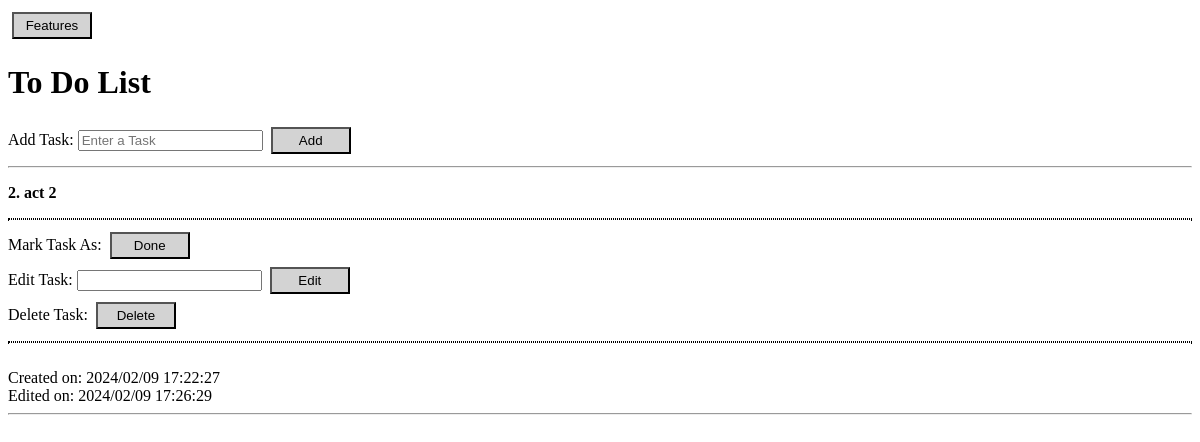
Before: / with the older database file.
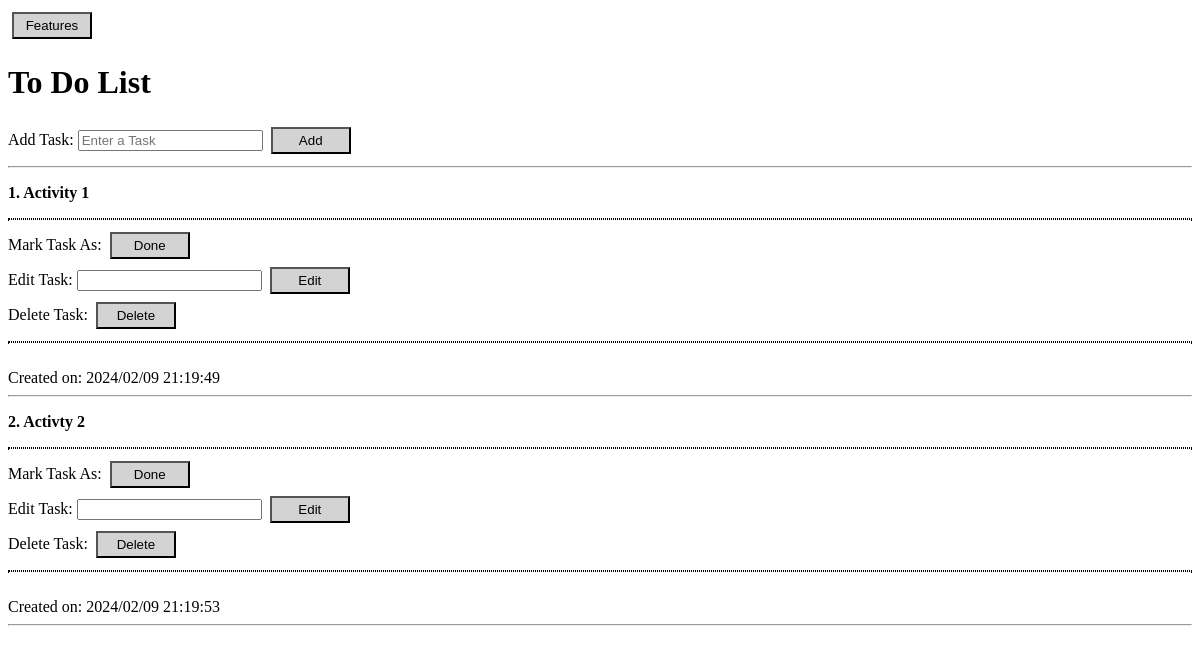
After: the same page with the newer database file.
### website/models.py (models this page shows)
class Todo(db.Model):
    id = db.Column(db.Integer, primary_key = True)
    task = db.Column(db.String(300), unique = True)
    complete = db.Column(db.Boolean, default = False)
    date_created = db.Column(db.DateTime, default=datetime.utcnow)
    date_edited = db.Column(db.DateTime, onupdate=datetime.utcnow)
    date_completed = db.Column(db.DateTime, default=None)

### website/views.py (the view)
@my_view.route("/")
def home():
    try:
        todo_list = Todo.query.all()#
        message_type = request.args.get("message_type", None)
        message = request.args.get("message", None)
        return render_template("page1.html", todo_list=todo_list, message=message, message_type=message_type )
    except:
        message_type = "error"
        message = "An error occurred while loading the home page."
        return render_template("page1.html", message=message, message_type=message_type)

### website/templates/page1.html (shortened to what this page needs)
<!DOCTYPE html>
<html lang="en">
<head>
    <link rel="stylesheet" href="{{ url_for('static', filename='style.css') }}">
    <button class="features-button" onclick="showPopupNote()">Features</button>
</head>
<body>
    <div>
        <h1>To Do List</h1>
        <form action="/add" method="post">
            <div>
                <label>Add Task:</label>
                <input type="text" name="task" placeholder="Enter a Task">
                <button type="submit" class="add-button">Add</button>
            </div>
        </form>
<hr>
        <div >
        {% for todo in todo_list %}
            <p class="task-box {% if todo.complete %}completed-task{% else %}incomplete-task{% endif %}">
                {{ todo.id }}. {{ todo.task }}
<hr class="section-divider">
                <form action="/toggle/{{ todo.id }}" method="post">
                    <label>Mark Task As:</label>
                    <button type="submit" class="{% if todo.complete %}incomplete-button{% else %}complete-button{% endif %}">
                        {% if todo.complete %}
                            To Do
                        {% else %}
                            Done
                        {% endif %}
                    </button>
                </form>
                <form action="/edit/{{ todo.id }}" method="post">
                    <label>Edit Task:</label>
                    <input type="text" name="edit_task" required>
                    <button type="submit" class="edit-button">Edit</button>
                </form>
                <form action="/delete/{{ todo.id }}" method="post" onsubmit="return confirm('Are you sure you want to delete {{ todo.id }}. {{ todo.task }}?');">
                    <label>Delete Task:</label>
                    <button type="submit" class="delete-button">Delete</button>
                </form>
<hr class="section-divider">
                <br> Created on: {{ todo.date_created.strftime('%Y/%m/%d %H:%M:%S') }}
                {% if todo.date_edited %}
                    <br> Edited on: {{ todo.date_edited.strftime('%Y/%m/%d %H:%M:%S') }}
                {% endif %}
<hr>
            </p>
        </div>
        {% endfor %}
    </div>
</body>
</html>

### website/static/style.css (style rules this page uses)
.incomplete-task { font-weight: bold; }
.add-button, .complete-button, .incomplete-button, .edit-button, .delete-button, .features-button { background-color: lightgray; color: black; width: 80px; padding: 4px; margin: 4px; }
.section-divider { border-style: dotted; }

Changed rows visible on the page:
added Todo: id "1", task "Activity 1", complete "Done", date_created "2024/02/09 21:19:49"
changed Todo id 2: task "act 2" → "Activty 2"; date_created "2024/02/09 17:22:27" → "2024/02/09 21:19:53"; date_edited "2024/02/09 17:26:29" → (not shown)
